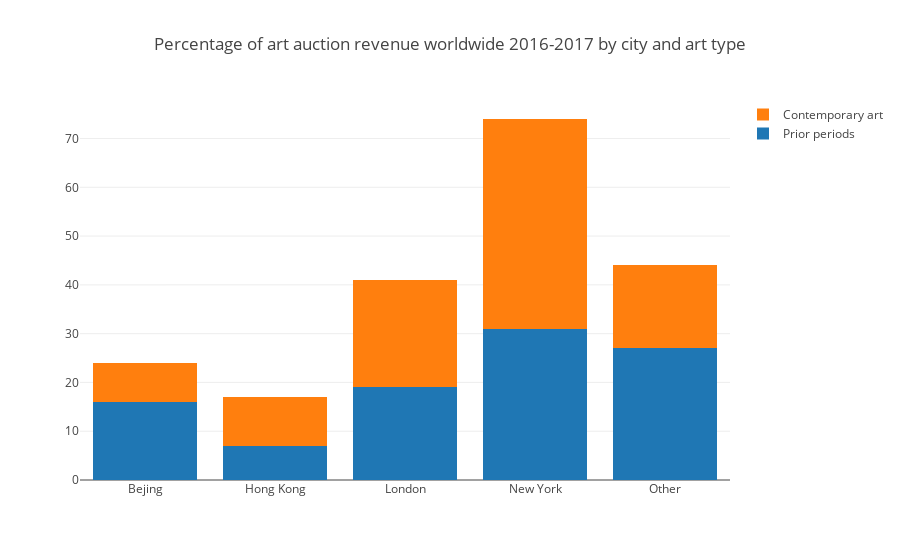

The cell this chart's notebook holds for it:
### Code cell
data2 = [
    go.Bar(
        x=auction_revenue_20162017t.index, # assign x as the dataframe column 'x'
        y=auction_revenue_20162017t[0],
        name="Prior periods",
    ),
    go.Bar(
        x=auction_revenue_20162017t.index, # assign x as the dataframe column 'x'
        y=auction_revenue_20162017t[1],
        name="Contemporary art",
    ),
    
]

layout = go.Layout(
    barmode='stack',
    title='Percentage of art auction revenue worldwide 2016-2017 by city and art type'
    
)

fig2 = go.Figure(data=data2, layout=layout)

iplot(fig2, filename='pandas-bar-chart-layout')

### Figure 1 — Plotly figure (JSON) as saved in the notebook; plotly's stock layout.template omitted (floating-point values rounded to 4 significant figures)
{"data": [{"name": "Prior periods", "type": "bar", "uid": "f591c228-3d47-48a2-8fb4-bf7fd86b24dd", "x": ["Bejing", "Hong Kong", "London", "New York", "Other"], "y": [16, 7, 19, 31, 27]}, {"name": "Contemporary art", "type": "bar", "uid": "4a676c54-edeb-4a1d-9cd7-1ec11840f601", "x": ["Bejing", "Hong Kong", "London", "New York", "Other"], "y": [8, 10, 22, 43, 17]}], "layout": {"barmode": "stack", "title": {"text": "Percentage of art auction revenue worldwide 2016-2017 by city and art type"}}}
